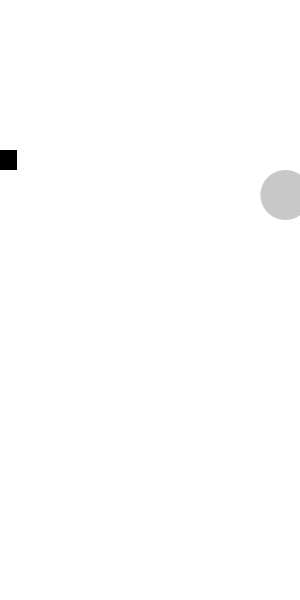
Frame 1 (no input)
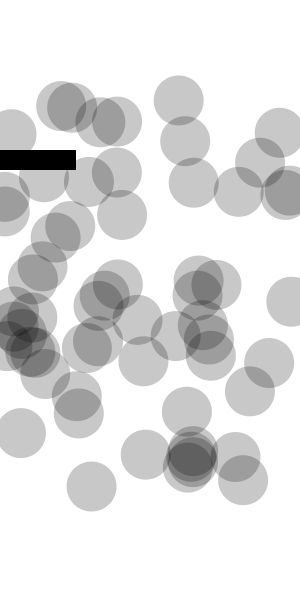
Frame 60 (the mouse pressed at the canvas centre just before this capture)
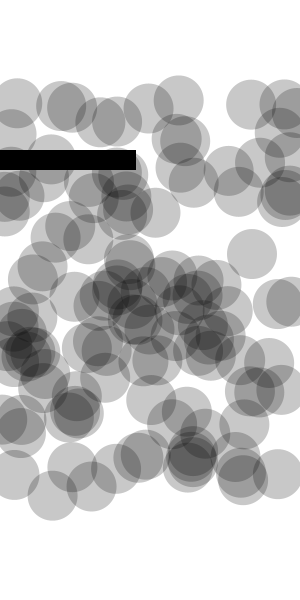
Frame 120 (the mouse held since frame 60 and released just before this capture)

The Processing sketch that drew these frames (run headless with seeded random() and noise(); from frame 60 on, the mouse is pressed at the canvas centre):

// Processing sketch: processing_20444
// ── processing_20444.pde

 int box = -4;
 
 
void setup() {
  size(300, 600);
  background(255);
 colorMode(HSB,255);
  smooth();
}

void draw() {
noStroke();
fill(255, 0, 0, 255);
delay(100);
 
  box++; 
  rect(box,150,20,20);

  
color(random(255), 0, 0, 55);
fill(random(255), 0, 0, 55);
ellipse(random(300), random(100, 500), 50, 50);
}
